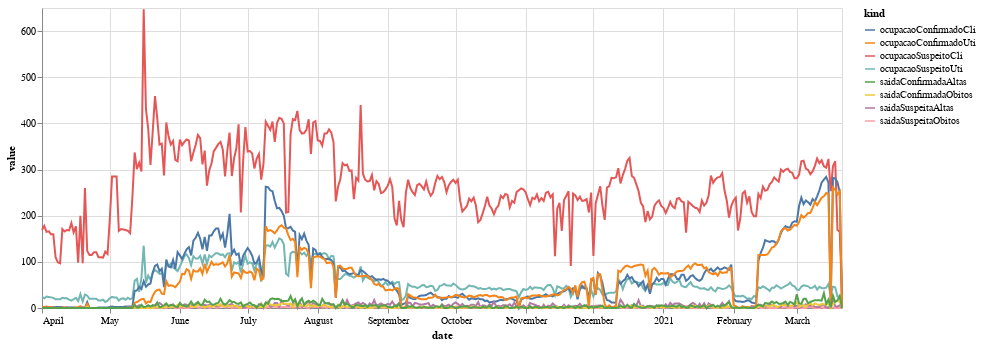

Notebook code cell kept with this figure:
### Code cell
source = ocupacao_natal_df

alt.Chart(source).mark_line().encode(
    x='date',
    y='value',
    color='kind',
).properties(width=800)

### Figure 1 — Vega-Lite specification as saved in the notebook (floating-point values rounded to 4 significant figures; data arrays with more than 128 entries replaced by an {"elided": "..."} marker saying what was removed)
{"config": {"view": {"continuousWidth": 400, "continuousHeight": 300}}, "data": {"name": "data-b8170f370f2e6ee681d6fc607257d47e"}, "mark": "line", "encoding": {"color": {"type": "nominal", "field": "kind"}, "x": {"type": "temporal", "field": "date"}, "y": {"type": "quantitative", "field": "value"}}, "width": 800, "$schema": "https://vega.github.io/schema/vega-lite/v4.8.1.json", "datasets": {"data-b8170f370f2e6ee681d6fc607257d47e": {"elided": "2840 records"}}}
